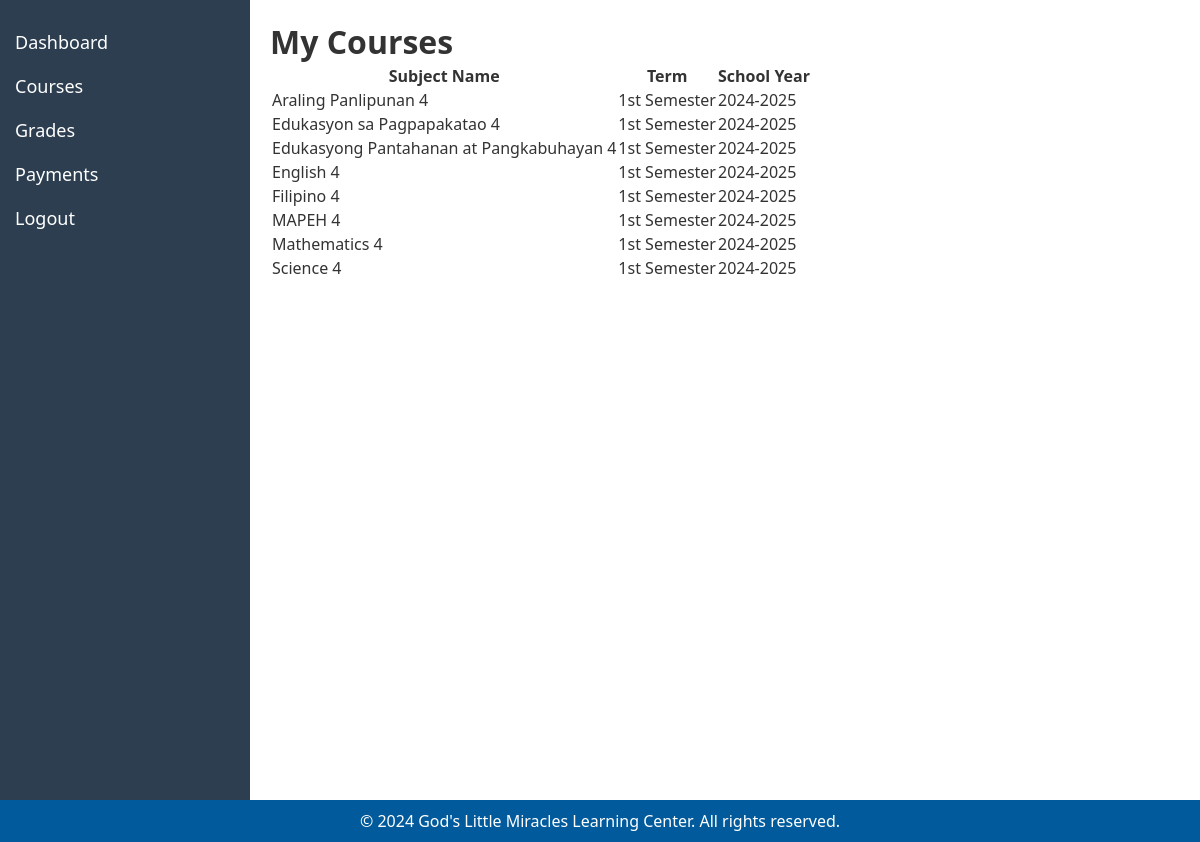
The app's page /schoolsystem/student/view_courses.php (signed in) with its own data.
### tables this page shows
CREATE TABLE `offerings` (
  `OfferingID` int(11) NOT NULL,
  `SubjectID` int(11) DEFAULT NULL,
  `Term` varchar(50) DEFAULT NULL,
  `SchoolYear` varchar(9) DEFAULT NULL,
  `ScheduleDetails` varchar(255) DEFAULT NULL
);

CREATE TABLE `subjects` (
  `SubjectID` int(11) NOT NULL,
  `SubjectName` varchar(100) DEFAULT NULL,
  `Description` text DEFAULT NULL,
  `SubjectSchoolLevel` varchar(255) DEFAULT NULL,
  `IsActive` tinyint(1) DEFAULT 1,
  `CreatedAt` timestamp NOT NULL DEFAULT current_timestamp(),
  `UpdatedAt` timestamp NOT NULL DEFAULT current_timestamp() ON UPDATE current_timestamp()
);

### schoolsystem/student/view_courses.php (the view, shortened to what this page needs)
<?php
require_once '../includes/config.php';
$studentID = $_SESSION['student_id'];
$courses = [];
try {
    $sql = "SELECT s.SubjectName, o.Term, o.SchoolYear
            FROM subjects s
            JOIN offerings o ON s.SubjectID = o.SubjectID
            JOIN enrollment e ON e.OfferingID = o.OfferingID
            WHERE e.StudentID = :studentID
            ORDER BY o.SchoolYear, o.Term, s.SubjectName";
    $stmt = $pdo->prepare($sql);
    $stmt->bindParam(':studentID', $studentID);
    $stmt->execute();
    $courses = $stmt->fetchAll(PDO::FETCH_ASSOC);
} catch (PDOException $e) {
    die("ERROR: Could not connect. " . $e->getMessage());
}
include 'sidebar.php';
?>
<!DOCTYPE html>
<html lang="en">
<head>
    <link rel="stylesheet" href="../css/style.css">
</head>
<body>
<div class="main-content">
    <h1>My Courses</h1>
    <?php if (count($courses) > 0): ?>
        <table>
            <thead>
                <tr>
                    <th>Subject Name</th>
                    <th>Term</th>
                    <th>School Year</th>
                </tr>
            </thead>
            <tbody>
                <?php foreach ($courses as $course): ?>
                    <tr>
                        <td><?= htmlspecialchars($course['SubjectName']); ?></td>
                        <td><?= htmlspecialchars($course['Term']); ?></td>
                        <td><?= htmlspecialchars($course['SchoolYear']); ?></td>
                    </tr>
                <?php endforeach; ?>
            </tbody>
        </table>
    <?php else: ?>
        <p>No courses found.</p>
    <?php endif; ?>
</div>
<?php include '../includes/footer.php'; ?>
</body>
</html>

### schoolsystem/css/sidebar_style.css (style rules this page uses)
* { margin: 0; padding: 0; box-sizing: border-box; }
body { font-family: Arial, sans-serif; background-color: #f4f4f4; }
.main-content { margin-left: 250px; padding: 20px; min-height: 100vh; background-color: #fff; position: relative; z-index: 1; }

### schoolsystem/css/style.css (style rules this page uses)
h1 { color: #333; }
body { font-family: 'Segoe UI', Tahoma, Geneva, Verdana, sans-serif; margin: 0; padding: 0; background-color: #f4f4f4; color: #333; }

### records on screen
offerings: SubjectID.SubjectName "Araling Panlipunan 4", Term "1st Semester", SchoolYear "2024-2025"
offerings: SubjectID.SubjectName "Edukasyon sa Pagpapakatao 4", Term "1st Semester", SchoolYear "2024-2025"
offerings: SubjectID.SubjectName "Edukasyong Pantahanan at Pangkabuhayan 4", Term "1st Semester", SchoolYear "2024-2025"
offerings: SubjectID.SubjectName "English 4", Term "1st Semester", SchoolYear "2024-2025"
offerings: SubjectID.SubjectName "Filipino 4", Term "1st Semester", SchoolYear "2024-2025"
offerings: SubjectID.SubjectName "MAPEH 4", Term "1st Semester", SchoolYear "2024-2025"
offerings: SubjectID.SubjectName "Mathematics 4", Term "1st Semester", SchoolYear "2024-2025"
offerings: SubjectID.SubjectName "Science 4", Term "1st Semester", SchoolYear "2024-2025"
